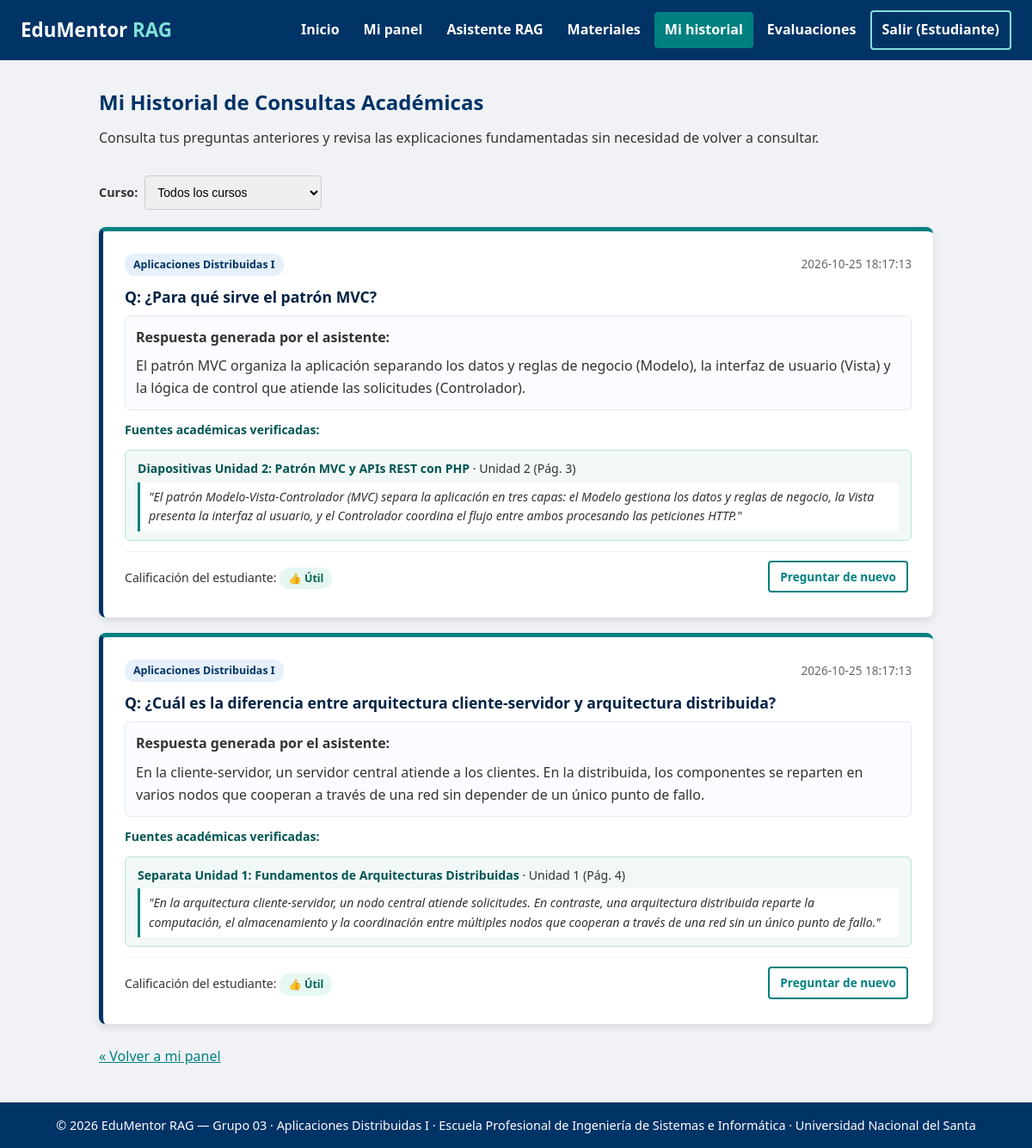
/historial.php (signed in), run on the app's committed database.
### tables this page shows
CREATE TABLE consultas (
  id INT AUTO_INCREMENT PRIMARY KEY,
  estudiante_id INT NOT NULL,
  curso_id INT NOT NULL,
  pregunta TEXT NOT NULL,
  respuesta TEXT,
  creado_en TIMESTAMP DEFAULT CURRENT_TIMESTAMP,
  FOREIGN KEY (estudiante_id) REFERENCES usuarios(id) ON DELETE CASCADE,
  FOREIGN KEY (curso_id) REFERENCES cursos(id) ON DELETE CASCADE
);

CREATE TABLE cursos (
  id INT AUTO_INCREMENT PRIMARY KEY,
  docente_id INT NOT NULL,
  codigo VARCHAR(10) NOT NULL,
  nombre VARCHAR(120) NOT NULL,
  ciclo TINYINT,
  descripcion TEXT,
  FOREIGN KEY (docente_id) REFERENCES usuarios(id) ON DELETE CASCADE
);

CREATE TABLE consulta_fuentes (
  consulta_id INT NOT NULL,
  fragmento_id INT NOT NULL,
  PRIMARY KEY (consulta_id, fragmento_id),
  FOREIGN KEY (consulta_id) REFERENCES consultas(id) ON DELETE CASCADE,
  FOREIGN KEY (fragmento_id) REFERENCES fragmentos(id) ON DELETE CASCADE
);

CREATE TABLE materiales (
  id INT AUTO_INCREMENT PRIMARY KEY,
  curso_id INT NOT NULL,
  titulo VARCHAR(150) NOT NULL,
  unidad VARCHAR(60),
  tipo VARCHAR(50) DEFAULT 'Separata',
  archivo VARCHAR(255) NOT NULL,
  creado_en TIMESTAMP DEFAULT CURRENT_TIMESTAMP,
  FOREIGN KEY (curso_id) REFERENCES cursos(id) ON DELETE CASCADE
);

CREATE TABLE fragmentos (
  id INT AUTO_INCREMENT PRIMARY KEY,
  material_id INT NOT NULL,
  pagina INT,
  texto TEXT NOT NULL,
  FULLTEXT KEY ft_fragmentos_texto (texto),
  FOREIGN KEY (material_id) REFERENCES materiales(id) ON DELETE CASCADE
);

### backend/auth.php (called while the page is built, shortened)
<?php
require_once __DIR__ . '/datos.php';
function estaAutenticado() {
    return isset($_SESSION['usuario']) && !empty($_SESSION['usuario']);
}
function obtenerUsuarioActual() {
    return estaAutenticado() ? $_SESSION['usuario'] : null;
}
function esDocente() {
    $u = obtenerUsuarioActual();
    return $u && $u['rol'] === 'docente';
}
function esEstudiante() {
    $u = obtenerUsuarioActual();
    return $u && $u['rol'] === 'estudiante';
}

### backend/datos.php (called while the page is built, shortened)
<?php
require_once __DIR__ . '/../database/conexion.php';
function obtenerCursoPorId($id) {
    $st = obtenerConexionBD()->prepare('SELECT * FROM cursos WHERE id = ?');
    $st->execute([(int)$id]);
    return $st->fetch() ?: null;
}
function obtenerConsultas($estudiante_id = null, $curso_id = null) {
    $pdo = obtenerConexionBD();
    $sql = 'SELECT c.id, c.estudiante_id, u.nombre AS estudiante_nombre, c.curso_id,
                   c.pregunta, c.respuesta, c.creado_en, v.utilidad, v.reporte
            FROM consultas c
            JOIN usuarios u ON u.id = c.estudiante_id
            LEFT JOIN valoraciones v ON v.consulta_id = c.id
            WHERE 1=1';
    $params = [];
    if ($estudiante_id !== null) {
        $sql .= ' AND c.estudiante_id = ?';
        $params[] = (int)$estudiante_id;
    }
    $sql .= ' ORDER BY c.creado_en DESC, c.id DESC';
    $st = $pdo->prepare($sql);
    $st->execute($params);
    $consultas = $st->fetchAll();
    $ids = array_column($consultas, 'id');
    $marcas = implode(',', array_fill(0, count($ids), '?'));
    $stF = $pdo->prepare("SELECT cf.consulta_id, m.titulo AS documento, m.unidad, f.pagina, f.texto
                          FROM consulta_fuentes cf
                          JOIN fragmentos f ON f.id = cf.fragmento_id
                          JOIN materiales m ON m.id = f.material_id
                          WHERE cf.consulta_id IN ($marcas)");
    $stF->execute($ids);
    $fuentesPorConsulta = [];
    foreach ($stF->fetchAll() as $f) {
        $cid = $f['consulta_id'];
        unset($f['consulta_id']);
        $fuentesPorConsulta[$cid][] = $f;
    }
    return $consultas;
}

### database/conexion.php (called while the page is built)
<?php
function obtenerConexionBD() {
    static $pdo = null;
    if ($pdo !== null) {
        return $pdo;
    }
    $host    = getenv('DB_HOST') ?: '127.0.0.1';
    $puerto  = getenv('DB_PORT') ?: '3306';
    $dbname  = getenv('DB_NAME') ?: 'edumentor';
    $usuario = getenv('DB_USER') ?: 'root';
    $clave   = getenv('DB_PASS') !== false ? getenv('DB_PASS') : '';
    try {
        $dsn = "mysql:host={$host};port={$puerto};dbname={$dbname};charset=utf8mb4";
        $pdo = new PDO($dsn, $usuario, $clave, [
            PDO::ATTR_ERRMODE            => PDO::ERRMODE_EXCEPTION,
            PDO::ATTR_DEFAULT_FETCH_MODE => PDO::FETCH_ASSOC,
            PDO::ATTR_EMULATE_PREPARES   => false,
        ]);
        return $pdo;
    } catch (PDOException $e) {
        error_log('EduMentor - error de conexión MySQL: ' . $e->getMessage());
        http_response_code(500);
        $msg = 'No se pudo conectar con la base de datos. Verifica que MySQL esté iniciado en XAMPP y que exista la base "edumentor" (importa database/edumentor.sql).';
        foreach (headers_list() as $h) {
            if (stripos($h, 'application/json') !== false) {
                die(json_encode(['error' => $msg]));
            }
        }
        die('<p style="font-family:sans-serif;padding:20px;color:#a00">' . htmlspecialchars($msg) . '</p>');
    }
}

### historial.php (the view, shortened to what this page needs)
<?php
require_once __DIR__ . '/backend/auth.php';
require_once __DIR__ . '/backend/datos.php';
$usuario = obtenerUsuarioActual();
$cursoFiltroId = isset($_GET['curso_id']) ? (int)$_GET['curso_id'] : 0;
$estudianteFiltroId = esEstudiante() ? $usuario['id'] : null;
$consultas = obtenerConsultas($estudianteFiltroId, $cursoFiltroId > 0 ? $cursoFiltroId : null);
require_once __DIR__ . '/includes/header.php';
?>
<main class="container">
  <div class="acciones-top">
    <div>
      <h2><?php echo esDocente() ? 'Supervisión de Consultas de Estudiantes' : 'Mi Historial de Consultas Académicas'; ?></h2>
      <p class="intro">
        <?php echo esDocente()
          ? 'Revisa las preguntas que tus estudiantes están formulando al asistente RAG, las fuentes citadas y la satisfacción registrada.'
          : 'Consulta tus preguntas anteriores y revisa las explicaciones fundamentadas sin necesidad de volver a consultar.'; ?>
      </p>
    </div>
    <div>
      <form method="GET" action="historial.php" style="display: flex; gap: 8px; align-items: center;">
        <label for="filtroCurso" style="font-weight: 600; font-size: 0.9rem;">Curso:</label>
        <select name="curso_id" id="filtroCurso" class="input-control" style="width: auto;" onchange="this.form.submit()">
          <option value="0">Todos los cursos</option>
        </select>
      </form>
    </div>
  </div>
  <?php if (empty($consultas)): ?>
    <div class="card">
      <p class="alerta">No hay consultas registradas en este momento.</p>
      <?php if (esEstudiante()): ?>
        <p><a href="asistente.php" class="btn">Realizar una consulta al asistente</a></p>
      <?php endif; ?>
    </div>
  <?php else: ?>
    <div style="display: flex; flex-direction: column; gap: 18px;">
      <?php foreach ($consultas as $item):
        $cursoObj = obtenerCursoPorId($item['curso_id']);
        $nombreCurso = $cursoObj ? $cursoObj['nombre'] : 'Curso general';
      ?>
        <article class="card" style="border-left: 5px solid var(--azul);">
          <div style="display: flex; justify-content: space-between; align-items: center; flex-wrap: wrap; margin-bottom: 10px;">
            <div>
              <span class="badge badge-azul"><?php echo htmlspecialchars($nombreCurso); ?></span>
            </div>
            <span style="font-size: 0.85rem; color: #666;"><?php echo htmlspecialchars($item['creado_en']); ?></span>
          </div>
          <h3 style="color: var(--azul-osc); font-size: 1.1rem; margin-bottom: 8px;">
            Q: <?php echo htmlspecialchars($item['pregunta']); ?>
          </h3>
          <div style="background: #fafcff; border: 1px solid #e1eaf2; border-radius: 6px; padding: 12px; margin-bottom: 10px;">
            <p style="margin-bottom: 8px;"><strong>Respuesta generada por el asistente:</strong></p>
            <p><?php echo nl2br(htmlspecialchars($item['respuesta'])); ?></p>
          </div>
          <?php if (!empty($item['fuentes'])): ?>
            <div style="margin-top: 10px;">
              <strong style="font-size: 0.88rem; color: var(--verde-osc);">Fuentes académicas verificadas:</strong>
              <?php foreach ($item['fuentes'] as $f): ?>
                <div class="fuente-box">
                  <strong><?php echo htmlspecialchars($f['documento']); ?></strong> &middot;
                  <span><?php echo htmlspecialchars($f['unidad']); ?> (Pág. <?php echo htmlspecialchars($f['pagina']); ?>)</span>
                  <span class="fuente-texto">"<?php echo htmlspecialchars($f['texto']); ?>"</span>
                </div>
              <?php endforeach; ?>
            </div>
          <?php endif; ?>
          <div style="margin-top: 12px; padding-top: 10px; border-top: 1px solid #f0f2f5; display: flex; justify-content: space-between; align-items: center; flex-wrap: wrap; font-size: 0.88rem;">
            <div>
              <span>Calificación del estudiante: </span>
              <?php if ($item['utilidad'] === 'util'): ?>
                <span class="badge badge-verde">👍 Útil</span>
              <?php elseif ($item['utilidad'] === 'parcial'): ?>
                <span class="badge badge-amarillo">😐 Parcialmente útil</span>
              <?php elseif ($item['utilidad'] === 'no_util'): ?>
                <span class="badge badge-rojo">👎 No útil</span>
              <?php else: ?>
                <span class="badge" style="background: #e2e8f0;">Sin calificar</span>
              <?php endif; ?>
            </div>
            <?php if (esEstudiante()): ?>
              <a href="asistente.php?curso_id=<?php echo $item['curso_id']; ?>" class="btn btn-sec btn-sm">Preguntar de nuevo</a>
            <?php endif; ?>
          </div>
        </article>
      <?php endforeach; ?>
    </div>
  <?php endif; ?>
  <p style="margin-top: 25px;"><a href="dashboard.php">&laquo; Volver a mi panel</a></p>
</main>
<?php require_once __DIR__ . '/includes/footer.php'; ?>

### includes/header.php (shortened to what this page needs)
<?php
require_once __DIR__ . '/../backend/auth.php';
$usuarioActual = obtenerUsuarioActual();
$paginaActual = basename($_SERVER['PHP_SELF']);
?>
<!DOCTYPE html>
<html lang="es">
<head>
  <link rel="stylesheet" href="css/styles.css">
</head>
<body>
<header class="header">
  <a class="logo" href="index.php">EduMentor <span>RAG</span></a>
  <nav class="nav" id="menu">
    <a href="index.php" class="<?php echo ($paginaActual === 'index.php') ? 'activo' : ''; ?>">Inicio</a>
    <?php if (!$usuarioActual): ?>
      <a href="index.php#proyecto">El proyecto</a>
      <a href="index.php#nosotros">Quiénes somos</a>
      <a href="index.php#ubicacion">Ubicación</a>
      <a href="login.php" class="btn-nav <?php echo ($paginaActual === 'login.php') ? 'activo' : ''; ?>">Ingresar</a>
    <?php elseif ($usuarioActual['rol'] === 'estudiante'): ?>
      <a href="dashboard.php" class="<?php echo ($paginaActual === 'dashboard.php') ? 'activo' : ''; ?>">Mi panel</a>
      <a href="asistente.php" class="<?php echo ($paginaActual === 'asistente.php') ? 'activo' : ''; ?>">Asistente RAG</a>
      <a href="materiales.php" class="<?php echo ($paginaActual === 'materiales.php') ? 'activo' : ''; ?>">Materiales</a>
      <a href="historial.php" class="<?php echo ($paginaActual === 'historial.php') ? 'activo' : ''; ?>">Mi historial</a>
      <a href="evaluaciones.php" class="<?php echo ($paginaActual === 'evaluaciones.php') ? 'activo' : ''; ?>">Evaluaciones</a>
      <a href="logout.php" class="btn-nav">Salir (Estudiante)</a>
    <?php endif; ?>
  </nav>
</header>

### includes/footer.php (shortened to what this page needs)
<footer class="footer">
  <p>&copy; 2026 EduMentor RAG &mdash; Grupo 03 &middot; Aplicaciones Distribuidas I &middot; Escuela Profesional de Ingeniería de Sistemas e Informática &middot; Universidad Nacional del Santa</p>
</footer>
</body>
</html>

### css/styles.css (style rules this page uses)
:root { --azul:#003366;--azul-osc:#002244;--verde:#008080;--verde-osc:#005555;--fondo:#f0f2f5;--txt:#333 }
* { box-sizing:border-box;margin:0;padding:0 }
body { font-family:'Segoe UI',Tahoma,Geneva,Verdana,sans-serif;background:var(--fondo);color:var(--txt);line-height:1.6 }
a { color:var(--verde) }
.header { display:flex;justify-content:space-between;align-items:center;flex-wrap:wrap;background:var(--azul);padding:12px 24px }
.logo { color:#fff;font-size:1.4rem;font-weight:700;text-decoration:none }
.logo span { color:#7fe0d8 }
.nav { display:flex;gap:4px;align-items:center;flex-wrap:wrap }
.nav a { color:#fff;text-decoration:none;padding:8px 12px;border-radius:4px;font-weight:600;transition:background .3s }
.nav a:hover,.nav a.activo { background:var(--verde) }
.nav .btn-nav { border:2px solid #7fe0d8 }
.container { max-width:1000px;margin:30px auto;padding:0 15px }
.container h2 { color:var(--azul);margin-bottom:10px }
.intro { margin-bottom:18px }
.card { background:#fff;padding:25px;border-radius:8px;box-shadow:0 4px 10px rgba(0,0,0,.1);border-top:5px solid var(--verde) }
.card h3 { color:var(--azul);margin-bottom:6px }
.btn { display:inline-block;background:var(--verde);color:#fff;border:0;padding:10px 20px;border-radius:4px;font-weight:700;text-decoration:none;cursor:pointer;font-size:1rem;margin:4px 6px 4px 0 }
.btn-sec { background:transparent;border:2px solid var(--verde);color:var(--verde) }
.input-control { width:100%;padding:10px;border:1px solid #ccc;border-radius:4px;font-size:14px }
.footer { text-align:center;padding:15px;background:var(--azul);color:#fff;margin-top:40px;font-size:.9rem }
.acciones-top { display:flex;justify-content:space-between;align-items:center;flex-wrap:wrap;gap:12px;margin-bottom:20px }
.btn-sm { padding:6px 12px;font-size:0.85rem;margin:0 4px 4px 0 }
.badge { display:inline-block;padding:3px 10px;border-radius:12px;font-size:0.78rem;font-weight:600 }
.badge-verde { background:#e6f7f2;color:#006655 }
.badge-azul { background:#e6f0fa;color:#003366 }
.fuente-box { background:#f2f8f7;border:1px solid #bce3dc;border-radius:6px;padding:10px 14px;margin-top:10px;font-size:0.88rem }
.fuente-box strong { color:var(--verde-osc) }
.fuente-texto { font-style:italic;color:#333;margin-top:4px;display:block;border-left:3px solid var(--verde);padding-left:8px;background:#fff;padding:6px 10px;border-radius:0 4px 4px 0 }

### data on the page
consultas: curso.nombre "Aplicaciones Distribuidas I", creado_en "2026-10-25 18:17:13", pregunta "¿Para qué sirve el patrón MVC?", respuesta "El patrón MVC organiza la aplicación separando los datos y reglas de negocio (Modelo), la interfaz de usuario (Vista) y la lógica de control que atiende las solicitudes (Controlador)."
consulta_fuentes: materiales.titulo "Diapositivas Unidad 2: Patrón MVC y APIs REST con PHP", materiales.unidad "Unidad 2", fragmento.pagina "3", fragmento.texto "El patrón Modelo-Vista-Controlador (MVC) separa la aplicación en tres capas: el Modelo gestiona los datos y reglas de negocio, la Vista presenta la interfaz al usuario, y el Controlador coordina el flujo entre ambos procesando las peticiones HTTP."
consultas: curso.nombre "Aplicaciones Distribuidas I", creado_en "2026-10-25 18:17:13", pregunta "¿Cuál es la diferencia entre arquitectura cliente-servidor y arquitectura distribuida?", respuesta "En la cliente-servidor, un servidor central atiende a los clientes. En la distribuida, los componentes se reparten en varios nodos que cooperan a través de una red sin depender de un único punto de fallo."
consulta_fuentes: materiales.titulo "Separata Unidad 1: Fundamentos de Arquitecturas Distribuidas", materiales.unidad "Unidad 1", fragmento.pagina "4", fragmento.texto "En la arquitectura cliente-servidor, un nodo central atiende solicitudes. En contraste, una arquitectura distribuida reparte la computación, el almacenamiento y la coordinación entre múltiples nodos que cooperan a través de una red sin un único punto de fallo."
